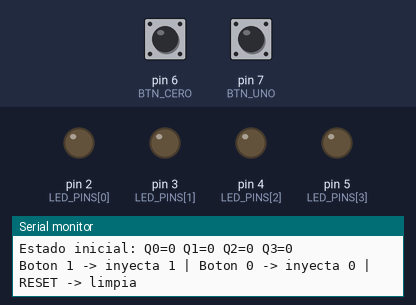
Recording of a sketch running on a simulated Arduino Uno, built with avr-gcc and run on an emulated ATmega328P. Parts: output pins drawn as LEDs (lit = HIGH), the last lines printed to the serial monitor. The test bench sets the inputs (shaded band); at power-on: pin 7 (BTN_UNO) HIGH, pin 6 (BTN_CERO) HIGH.

Above: at 1.2 s.
1.3 s: pin 7 (BTN_UNO) pulled LOW for 0.15 s
At 2.0 s:
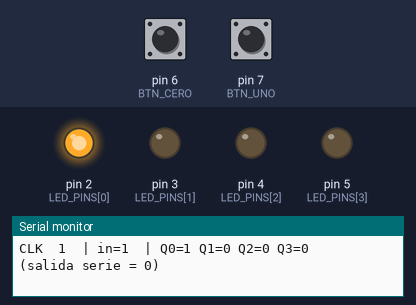
2.9 s: pin 6 (BTN_CERO) pulled LOW for 0.15 s
At 3.2 s:
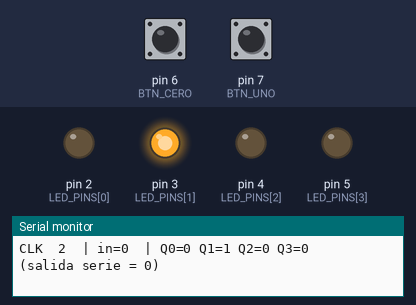
4.5 s: pin 6 (BTN_CERO) pulled LOW for 1 s
At 5.7 s:
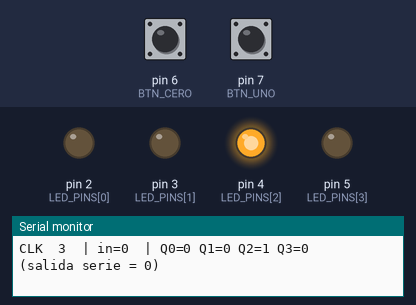
7.0 s: pin 7 (BTN_UNO) pulled LOW for 1 s
At 7.5 s:
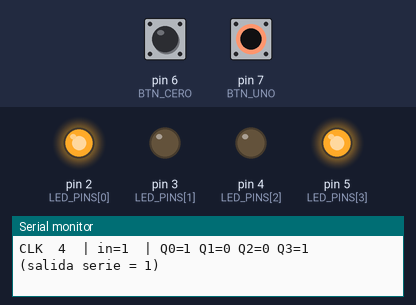
9.5 s: pin 7 (BTN_UNO) pulled LOW for 0.15 s
At 10.7 s:
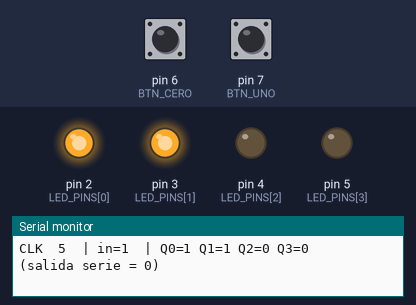
11.1 s: pin 6 (BTN_CERO) pulled LOW for 0.15 s
At 11.9 s:
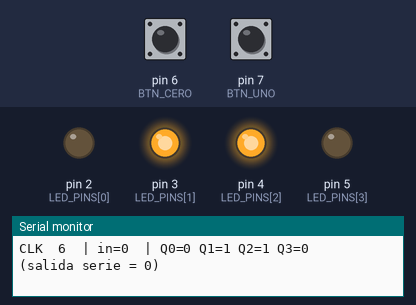
Timing chart, 0 to 13.7 s (numbered marks = the images above; inputs shaded):
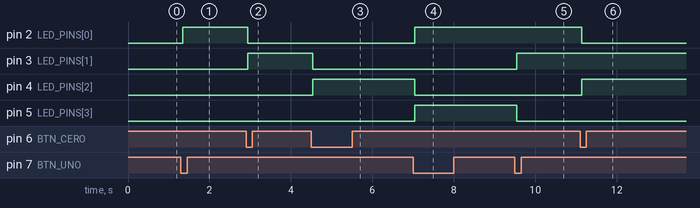

Measured:
- after the input at 1.3 s, pin 2 (LED_PINS[0]): LOW → HIGH at once
- after the input at 2.9 s, pin 2 (LED_PINS[0]): HIGH → LOW at once; pin 3 (LED_PINS[1]): LOW → HIGH at once
- after the input at 4.5 s, pin 3 (LED_PINS[1]): HIGH → LOW at once; pin 4 (LED_PINS[2]): LOW → HIGH at once
- after the input at 7.0 s, pin 2 (LED_PINS[0]), pin 5 (LED_PINS[3]): LOW → HIGH at once; pin 4 (LED_PINS[2]): HIGH → LOW at once
- after the input at 9.5 s, pin 3 (LED_PINS[1]): LOW → HIGH at once; pin 5 (LED_PINS[3]): HIGH → LOW at once
- after the input at 11.1 s, pin 2 (LED_PINS[0]): HIGH → LOW at once; pin 4 (LED_PINS[2]): LOW → HIGH at once

The sketch:

registro_siso.ino
```cpp
/*
 * ============================================================
 *  Registro de Corrimiento SISO (Serial In - Serial Out)
 *  4 bits, simulado con Arduino UNO
 * ============================================================
 *
 *  Idea:
 *   - reg[0] = Q0 -> es la ENTRADA serie (donde aparece el bit nuevo)
 *   - reg[3] = Q3 -> es la SALIDA serie (ultimo flip-flop de la cadena)
 *   - Cada boton = un pulso de reloj (CLK) + el bit que se inyecta:
 *        * BTN_UNO  inyecta un 1 y desplaza
 *        * BTN_CERO inyecta un 0 y desplaza
 *   - En cada pulso: Q3<-Q2, Q2<-Q1, Q1<-Q0, Q0<-bit_nuevo
 *
 *  El estado se ve en 4 LEDs y tambien se imprime por el
 *  Monitor Serie (9600 baud) para llenar la tabla de la practica.
 *
 *  Los botones usan las resistencias PULL-UP internas del Arduino,
 *  asi que NO necesitas resistencias externas para ellos:
 *  presionado = LOW, suelto = HIGH.
 *
 *  Para "inicializar en cero" (CLR) solo presiona el boton RESET
 *  fisico del Arduino: reinicia el sketch y el registro vuelve a 0000.
 * ============================================================
 */

// ---------- Pines ----------
const uint8_t LED_PINS[4] = {2, 3, 4, 5};  // Q0, Q1, Q2, Q3 (izq -> der)
const uint8_t BTN_CERO = 6;                // boton que inyecta un 0
const uint8_t BTN_UNO  = 7;                // boton que inyecta un 1

// ---------- Estado del registro ----------
bool reg[4] = {0, 0, 0, 0};   // reg[0]=Q0 (entrada) ... reg[3]=Q3 (salida)
unsigned int ciclo = 0;       // contador de pulsos de reloj

// ---------- Antirrebote (debounce) ----------
const unsigned long DEBOUNCE_MS = 40;

struct Boton {
  uint8_t pin;
  bool    estadoEstable;   // ultimo estado estable (HIGH = suelto)
  bool    ultimaLectura;   // ultima lectura cruda
  unsigned long tCambio;   // instante del ultimo cambio de lectura
};

Boton btnCero = {BTN_CERO, HIGH, HIGH, 0};
Boton btnUno  = {BTN_UNO,  HIGH, HIGH, 0};

// Devuelve true UNA sola vez cuando el boton pasa de suelto a presionado
bool flancoPresion(Boton &b) {
  bool lectura = digitalRead(b.pin);

  if (lectura != b.ultimaLectura) {
    b.tCambio = millis();
    b.ultimaLectura = lectura;
  }

  bool evento = false;
  if ((millis() - b.tCambio) > DEBOUNCE_MS && lectura != b.estadoEstable) {
    b.estadoEstable = lectura;
    if (b.estadoEstable == LOW) evento = true;  // acaba de presionarse
  }
  return evento;
}

// ---------- Logica del registro ----------
void desplazar(bool bitEntrada) {
  // Corrimiento a la derecha: Q3<-Q2, Q2<-Q1, Q1<-Q0, Q0<-bitEntrada
  for (int i = 3; i > 0; i--) {
    reg[i] = reg[i - 1];
  }
  reg[0] = bitEntrada;
}

void actualizarLeds() {
  for (int i = 0; i < 4; i++) {
    digitalWrite(LED_PINS[i], reg[i] ? HIGH : LOW);
  }
}

void imprimirEstado(char bitEntrada) {
  Serial.print("CLK ");
  if (ciclo < 10) Serial.print(' ');
  Serial.print(ciclo);
  Serial.print("  | in=");
  Serial.print(bitEntrada);
  Serial.print("  | Q0=");
  Serial.print(reg[0]);
  Serial.print(" Q1=");
  Serial.print(reg[1]);
  Serial.print(" Q2=");
  Serial.print(reg[2]);
  Serial.print(" Q3=");
  Serial.print(reg[3]);
  Serial.print("   (salida serie = ");
  Serial.print(reg[3]);
  Serial.println(")");
}

// ---------- Setup ----------
void setup() {
  Serial.begin(9600);

  for (int i = 0; i < 4; i++) pinMode(LED_PINS[i], OUTPUT);
  pinMode(BTN_CERO, INPUT_PULLUP);
  pinMode(BTN_UNO,  INPUT_PULLUP);

  actualizarLeds();
  Serial.println(F("=== Registro SISO 4 bits listo ==="));
  Serial.println(F("Estado inicial: Q0=0 Q1=0 Q2=0 Q3=0"));
  Serial.println(F("Boton 1 -> inyecta 1 | Boton 0 -> inyecta 0 | RESET -> limpia"));
  Serial.println();
}

// ---------- Loop ----------
void loop() {
  if (flancoPresion(btnUno)) {
    desplazar(1);
    ciclo++;
    actualizarLeds();
    imprimirEstado('1');
  }

  if (flancoPresion(btnCero)) {
    desplazar(0);
    ciclo++;
    actualizarLeds();
    imprimirEstado('0');
  }
}
```
